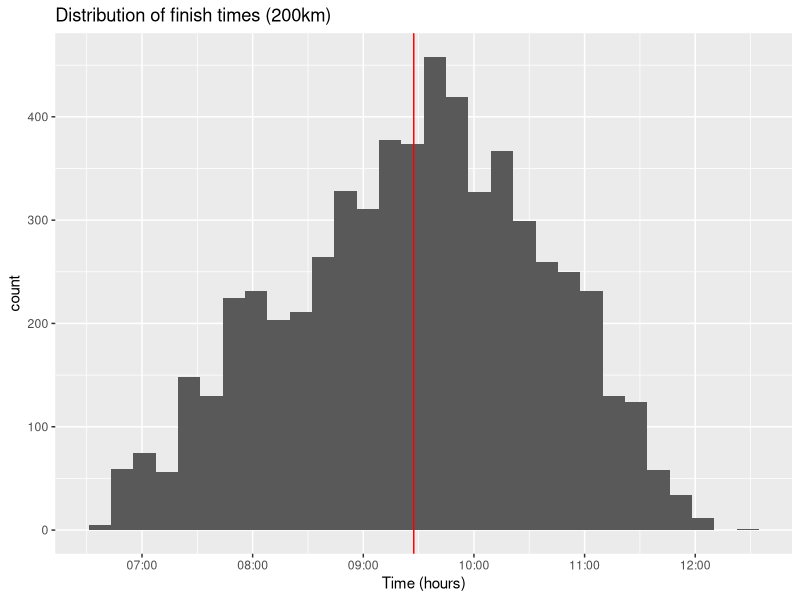
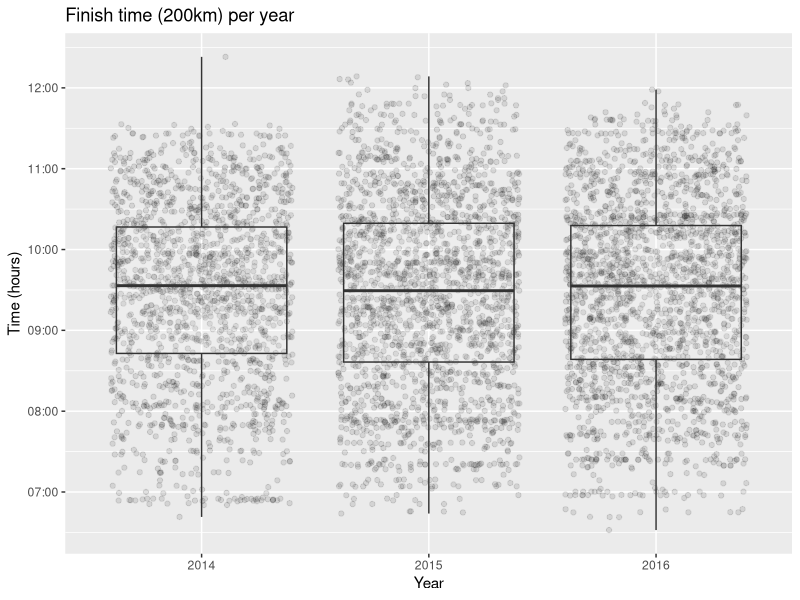
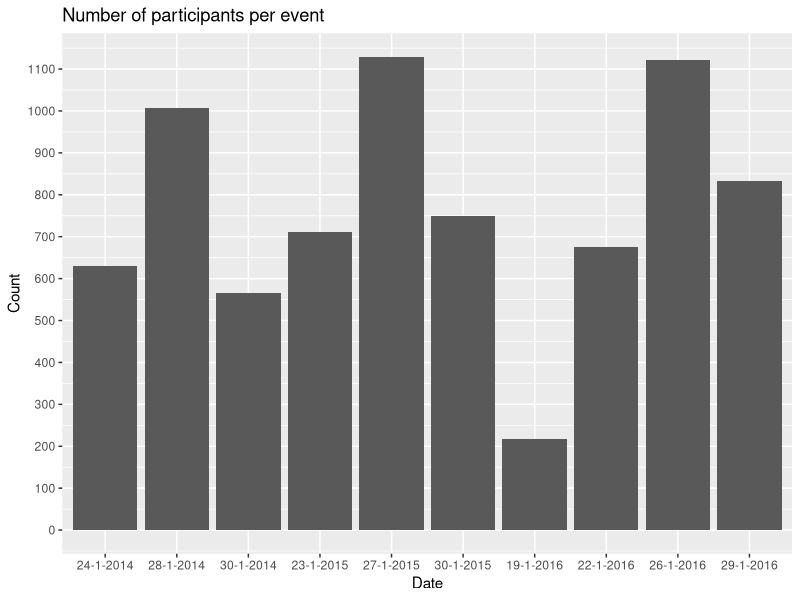

Generate these figures, in order, with R: (Note: this script raises an error after producing the figures.)
## ---- chunk 1
# Load all of the packages that I need.

# Notice that the parameter "echo" was set to FALSE for this code chunk.
# This prevents the code from displaying in the knitted HTML output.

library(ggplot2)
library(plyr)
library(grid)
library(gridExtra)
## ---- chunk 2
# Load the Data, combine the two datasets and print some basics
weissensee <-read.csv("data/weissensee_results.csv", header=TRUE, sep = ";") 
str(weissensee)
# add year variable for ease of use
weissensee$Year = as.numeric(format(as.POSIXct(weissensee$Date, format='%d-%m-%Y'), format="%Y"))
## ---- chunk 3
#finish time 200km
weissensee200km <- weissensee[as.numeric(as.matrix(weissensee$Distance)) == 200.0, ]
weissensee200km$TimeFormatted  <- as.POSIXct(strptime(weissensee200km$Time, format="%H:%M:%S"))
weissensee200km$Year = as.numeric(format(as.POSIXct(weissensee200km$Date, format='%d-%m-%Y'), format="%Y"))
weissensee200km$nTime <- difftime(strptime(weissensee200km$Time,"%H:%M:%S"),
                     strptime("00:00:00","%H:%M:%S"), units="secs")
#plot
ggplot(data = weissensee200km, aes(x=TimeFormatted)) + geom_histogram() + 
  ggtitle("Distribution of finish times (200km)") + xlab('Time (hours)') + 
  ylab('count') + geom_vline(xintercept=as.numeric(mean(weissensee200km$TimeFormatted))[1], colour = "red")
#print average,sd
average <- format(.POSIXct(mean(weissensee200km$nTime),tz="GMT"), "%H:%M:%S")
sd <- format(.POSIXct(sd(weissensee200km$nTime),tz="GMT"), "%H:%M:%S")
sprintf("Average: %s, standard deviation: %s", average, sd)
## ---- chunk 4
# finish times per year
ggplot(data = weissensee200km, aes(x=factor(Year), y=TimeFormatted)) + 
  geom_jitter(alpha=0.1) + geom_boxplot(alpha=0.1) + 
  ggtitle("Finish time (200km) per year") + xlab('Year') + ylab('Time (hours)')

#average finish time per year
weissensee200km$nTime <- difftime(strptime(weissensee200km$Time,"%H:%M:%S"),
                     strptime("00:00:00","%H:%M:%S"), units="secs")
weissensee200km.means <- aggregate(weissensee200km$nTime, by=list(weissensee200km$Year), mean)
weissensee200km.means$Time <- format(.POSIXct(weissensee200km.means$x,tz="GMT"), "%H:%M:%S")
names(weissensee200km.means) <- c("Year", "x", "Average finish time")
weissensee200km.means[, c(1,3)]
## ---- chunk 5
# plot participate count in events
df <- count(weissensee, "Date")
#change order of levels in order to plot dates in right order
df$Date2 <- as.POSIXct(df$Date, format='%d-%m-%Y')
df$Date <- factor(df$Date, levels = df$Date[order(df$Date2)])
ggplot(data = df) + geom_histogram(aes(x=Date, y=freq), stat="identity") + 
scale_y_continuous(breaks = seq(0, 1200, 100)) + 
ggtitle("Number of participants per event") + xlab('Date') + ylab('Count')
## ---- chunk 6
#country
ggplot(data = weissensee, aes(x=Country)) + geom_histogram() + 
  scale_y_log10() + ggtitle("Country of residence of participants") + 
  xlab('Country') + ylab('count (log scale)')
summary(weissensee$Country) 
## ---- chunk 7
#Distance
ggplot(data = weissensee, aes(x=as.factor(Distance))) + geom_histogram() +
  scale_y_sqrt() + ggtitle("Distribution of completed distance") + 
  xlab('Distance') + ylab('count (sqrt scale)') + 
  scale_x_discrete(breaks = seq(100, 200, 10))
summary(weissensee$Distance)
## ---- chunk 8
plotWeissenseeTriple = function(year, yearLabels){
  weissensee_triple <- c()
  weissenseeYear <- weissensee[weissensee$Year == year, ]
  weissenseeYear_200k <- weissenseeYear[as.numeric(as.matrix(weissenseeYear$Distance)) == 200.0, ]
  names <- unique(weissenseeYear_200k$Name)
  for(i in 1:length(names)){
    name = names[i]
    temp <- weissenseeYear_200k[weissenseeYear_200k$Name == name, ]
    if(nrow(temp) == 3){
      if (length(unique(temp$Date)) == 3){
        weissensee_triple <- rbind(weissensee_triple, temp)
      }
    }
  }
  weissensee_triple$TimeFormatted  <- as.POSIXct(strptime(weissensee_triple$Time, format="%H:%M:%S"))
  plot <- ggplot(data = weissensee_triple, aes(x=factor(EventId), y=TimeFormatted, color=Name)) + 
  geom_point() + geom_line(aes(group=Name)) + scale_x_discrete(labels=yearLabels) + 
  xlab('Date') + ylab('Finish time') + ggtitle(year)
  plot
}
plot2014 <- plotWeissenseeTriple(2014, c("24-1-14","28-1-14","30-1-14"))
plot2015 <- plotWeissenseeTriple(2015, c("23-1-15","27-1-15","30-1-15"))
#plot2016 <- plotWeissenseeTriple(2016, c("19-1-16","22-1-16","26-1-16"))
grid.arrange(plot2014, plot2015, ncol = 1)
